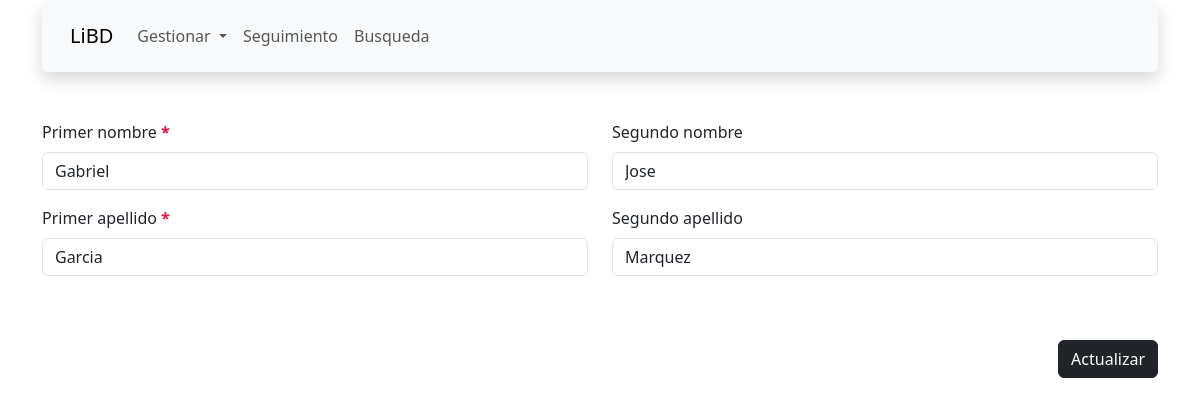
Page /gestionar/autor/autor_form.php?id=1 on the committed database.
### tables this page shows
CREATE TABLE `autor` (
  `idAutor` int(11) NOT NULL AUTO_INCREMENT,
  `pNombre` varchar(20) NOT NULL,
  `sNombre` varchar(20) DEFAULT NULL,
  `pApellido` varchar(20) NOT NULL,
  `sApellido` varchar(20) DEFAULT NULL,
  PRIMARY KEY (`idAutor`)
);

### gestionar/autor/autor_form.php (the view, shortened to what this page needs)
<!DOCTYPE html>
<html lang="en">
    <head>
    </head>
    <body>
        <?php
        include(ROOT_DIR . "navbar.php");
        include(ROOT_DIR . "MySQLi.php");
        if (isset($_GET["id"])) {
            $update = true;
            $idAutor = $_GET["id"];
            $result = mysqli_query($mysqli, "SELECT * FROM autor WHERE idAutor = $idAutor");
            while ($res = mysqli_fetch_array($result)) {
                $pNombre = $res['pNombre'];
                $sNombre = $res['sNombre'];
                $pApellido = $res['pApellido'];
                $sApellido = $res['sApellido'];
            }
        } else {
            $update = false;
        }
        ?>
        <div class="container mt-3">
            <form action="autor_script.php" method="post">
                <div class="row">
                    <div class="col">
                        <div class="mb-3">
                            <label class="form-label">Primer nombre <strong style="color:crimson">*</strong></label>
                            <input pattern="^[a-zA-Z]+$" required name="pNombre" type="text" class="form-control"
                                placeholder="Gabriel" value="<?php echo $pNombre ?>">
                        </div>
                    </div>
                    <div class="col">
                        <div class="mb-3">
                            <label class="form-label">Segundo nombre</label>
                            <input pattern="^[a-zA-Z]+$" name="sNombre" type="text" class="form-control"
                                placeholder="Jose" value="<?php echo $sNombre ?>">
                        </div>
                    </div>
                </div>
                <div class="row">
                    <div class="col">
                        <div class="mb-3">
                            <label class="form-label">Primer apellido <strong style="color:crimson">*</strong> </label>
                            <input pattern="^[a-zA-Z]+$" required name="pApellido" type="text" class="form-control"
                                placeholder="Garcia" value=<?php echo $pApellido ?>>
                        </div>
                    </div>
                    <div class="col">
                        <div class="mb-3">
                            <label class="form-label">Segundo apellido</label>
                            <input pattern="^[a-zA-Z]+$" name="sApellido" type="text" class="form-control"
                                placeholder="Marquez" value=<?php echo $sApellido ?>>
                        </div>
                    </div>
                    <?php
                    if ($update) {
                        echo <<<ITEM
                    <div class="d-flex justify-content-end">
                    <button class="btn btn-dark my-5" type="submit" name="update" value="Update">Actualizar</button>
                    </div>
                ITEM;
                    } else {
                        echo <<<ITEM
                    <div class="d-flex justify-content-end">
                    <button class="btn btn-dark my-5" type="submit" name="add" value="Add">Agregar</button>
                    </div>
                ITEM;
                    }
                    ?>
            </form>
        </div>
    </body>
</html>

### rows in the picture
autor: pNombre "Gabriel", sNombre "Jose", pApellido "Garcia", sApellido "Marquez"
